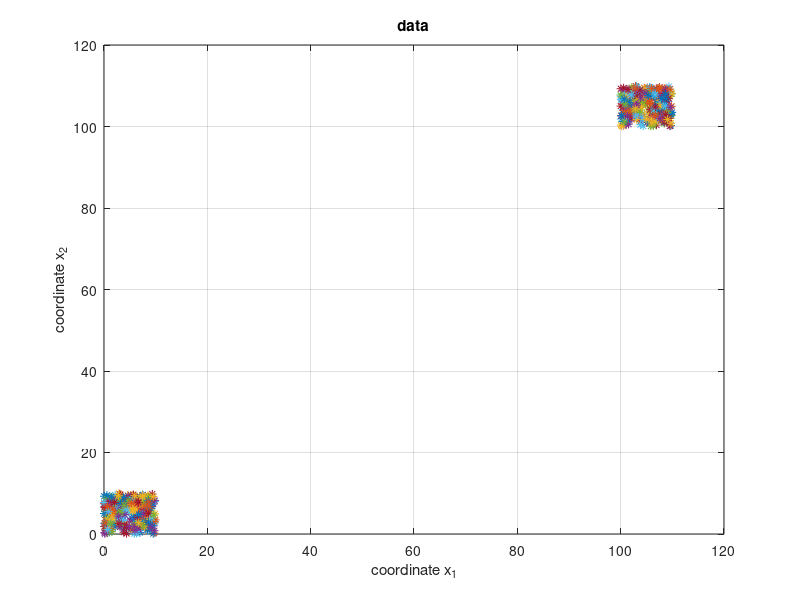
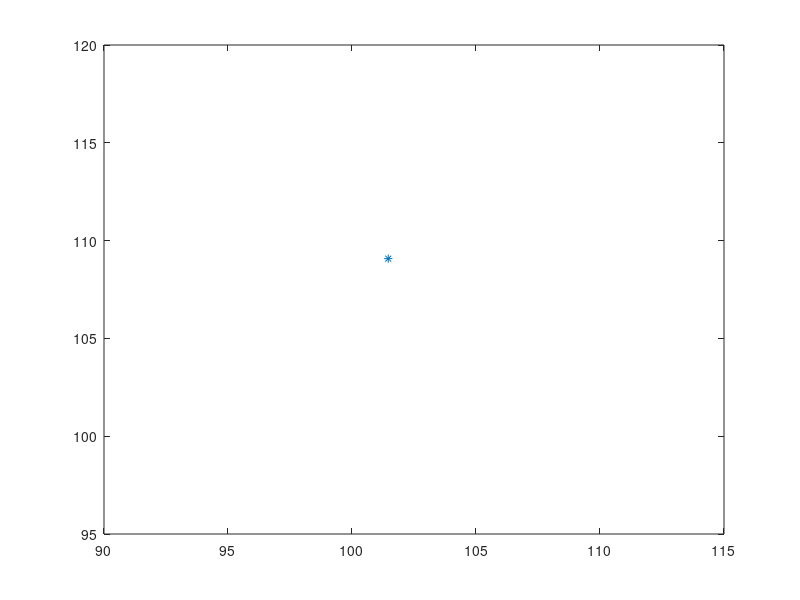
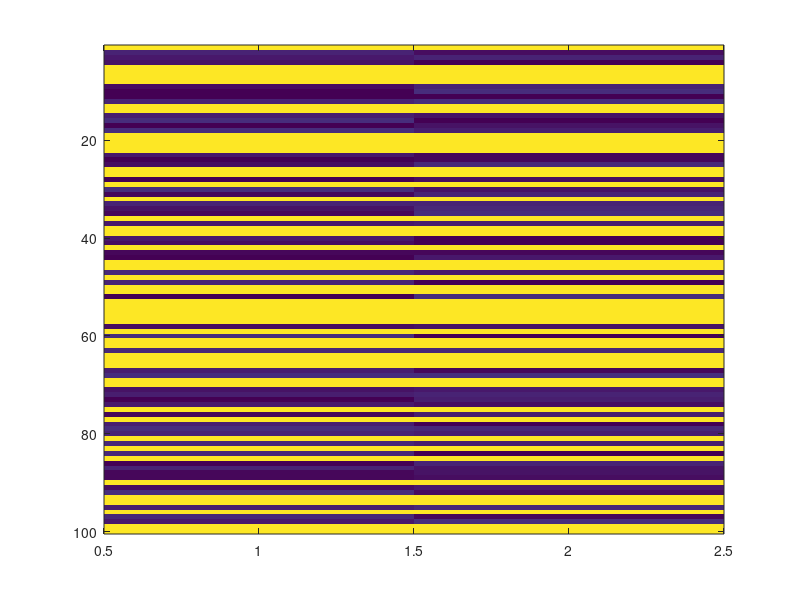

Here is the MATLAB script that generated these plots, in order:
clear all
close all
clc

x1 = rand(300, 2) * 10;
x2 = x1 + 100;
X = [x1; x2];

figure(1);grid on; hold on;box;
xlabel('coordinate x_1');
ylabel('coordinate x_2');
title('data')

for i = 1:size(X, 1)
    plot(X(i,1),X(i,2),'*')
end

k = 100;
[idx, C] = kmeans(X, k);
cluster_num = idx;
center_coordinate = C;



for i = 1:size(C, 1)
    figure(2)
    plot(C(i,1),C(i,2),'*')
    figure(3)
    image(C)
end

%%TO NIE DZIALA JESZCZE JAK COS